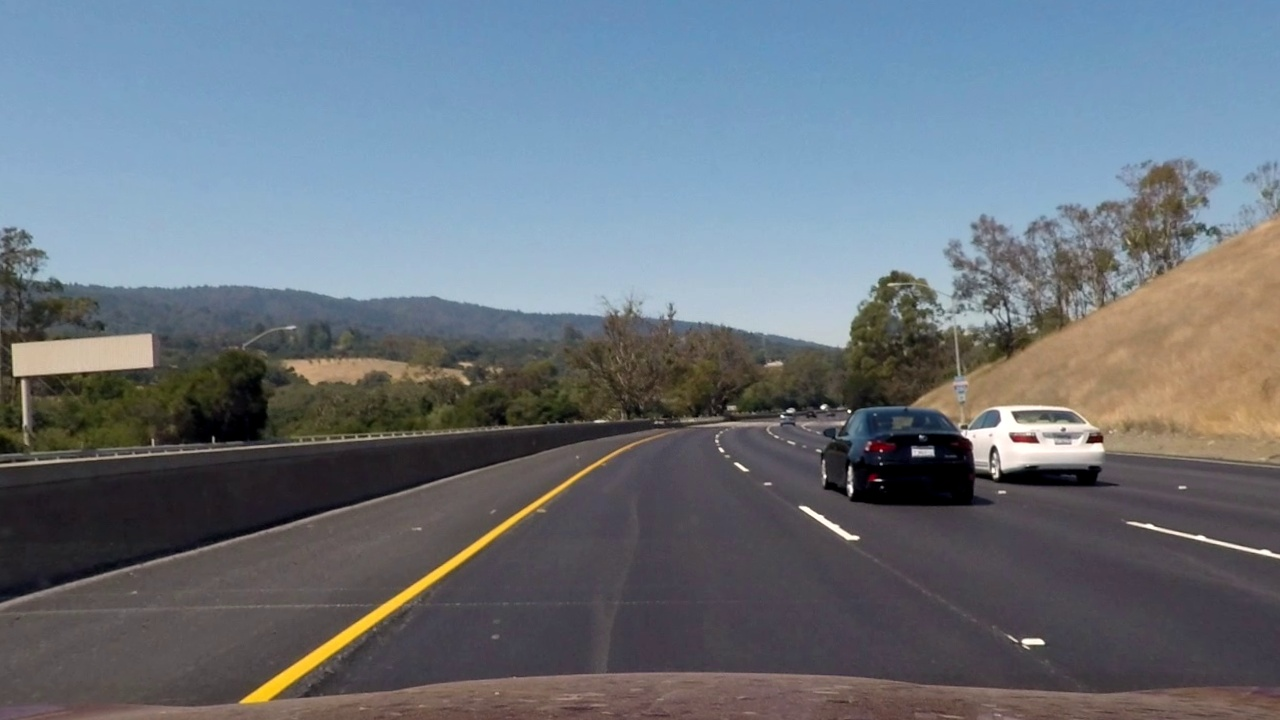
#> input picture OpenCV视觉项目/基于OpenCV的车道线检测/original_image/7.jpg, 1280 x 720 px
$ python flip.py
#> lines starting #> are read from the running program, lines starting #| are printed output that depends on the picture
'''
@FileName   :test.py
@Description:
@Date       :2021/09/19 09:04:15
@Author     :daito
@Website    :Https://github.com/zhd5120153951
@Copyright  :daito
@License    :None
@version    :1.0
@Email      :2462491568@qq.com
'''

import cv2
import numpy as np
from matplotlib import pyplot as plt


class ImageFlip(object):
    def __init__(self, img_path) -> None:
        self.img_path = img_path

    def read_img(self, gray_scale=False):
        img = cv2.imdecode(np.fromfile(self.img_path, np.uint8), -1)  #rgb格式
        img = cv2.cvtColor(img, cv2.COLOR_RGB2BGR)
        if gray_scale:
            img_rgb = cv2.cvtColor(img, cv2.COLOR_BGR2GRAY)
        else:
            img_rgb = cv2.cvtColor(img, cv2.COLOR_BGR2RGB)
        return img_rgb

    #自己实现镜像
    def mirror_lr(self, with_polt=True, gray_scale=False):
        img_rgb = self.read_img(gray_scale)
        img_mirror_lr = np.fliplr(img_rgb)
        if with_polt:
            self.plot_it(orig_matrix=img_rgb, trans_matrix=img_mirror_lr, head_text='mirror_lr')

    def mirror_ud(self, with_plot=True, gray_scale=False):
        img_rgb = self.read_img(gray_scale)
        img_mirror_ud = np.flipud(img_rgb)
        if with_plot:
            self.plot_it(orig_matrix=img_rgb, trans_matrix=img_mirror_ud, head_text='mirror_ud')

    def plot_it(self, orig_matrix, trans_matrix, head_text, gray_scale=False):
        fig = plt.figure(figsize=(10, 20))
        ax1 = fig.add_subplot(2, 2, 1)
        ax1.axis('off')
        ax1.title.set_text('original')

        ax2 = fig.add_subplot(2, 2, 2)
        ax2.axis('off')
        ax2.title.set_text(head_text)

        if not gray_scale:
            ax1.imshow(orig_matrix)
            ax2.imshow(trans_matrix)

        else:
            ax1.imshow(orig_matrix, cmap='gray')
            ax2.imshow(trans_matrix, cmap='gray')


imgFlip = ImageFlip(img_path='./OpenCV视觉项目/基于OpenCV的图像翻转和镜像/7.jpg')
imgFlip.mirror_lr()
#> in read_img, img is the input picture: shape (720, 1280, 3); mean B, G, R 124, 114.9, 106.5
imgFlip.mirror_lr(gray_scale=True)
#> call 2 of mirror_lr, with with_polt = True, gray_scale = True
#> call 2 of read_img, with gray_scale = True
#> in read_img (call 2), `img_rgb = cv2.cvtColor(img, cv2.COLOR_BGR2GRAY)`:
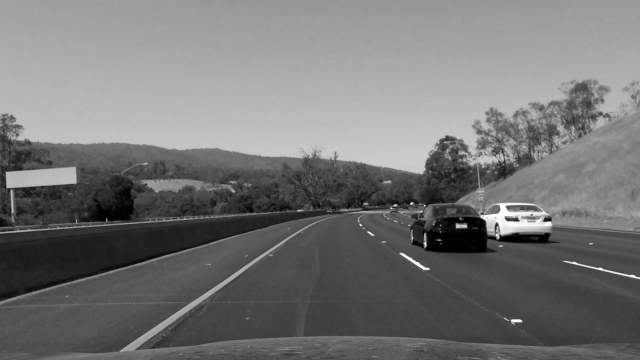
#> img_rgb: shape (720, 1280) (shown at 1/2 size); min 0, max 255, mean 116.7
#> in mirror_lr (call 2), `img_mirror_lr = np.fliplr(img_rgb)`:
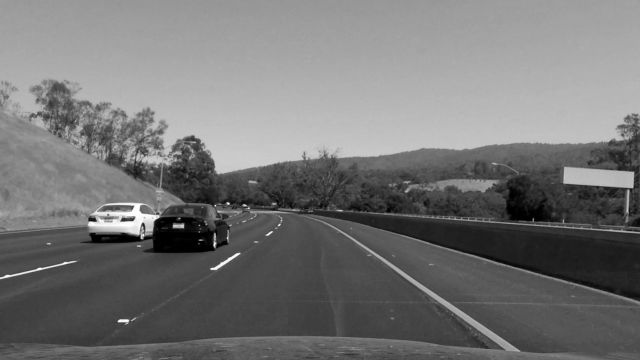
#> img_mirror_lr: shape (720, 1280) (shown at 1/2 size); min 0, max 255, mean 116.7
imgFlip.mirror_ud()
#> in mirror_ud, `img_mirror_ud = np.flipud(img_rgb)`:
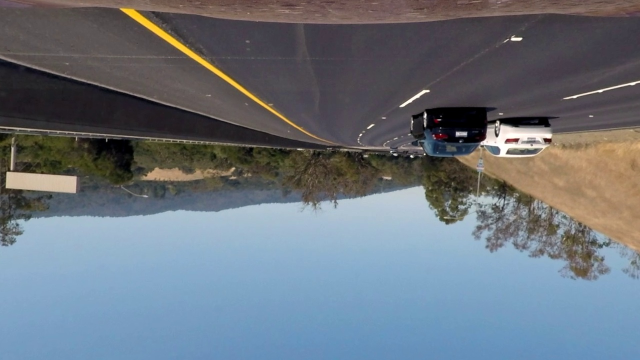
#> img_mirror_ud: shape (720, 1280, 3) (shown at 1/2 size); mean B, G, R 124, 114.9, 106.5
imgFlip.mirror_ud(gray_scale=True)
#> call 2 of mirror_ud, with with_plot = True, gray_scale = True
#> in mirror_ud (call 2), `img_mirror_ud = np.flipud(img_rgb)`:
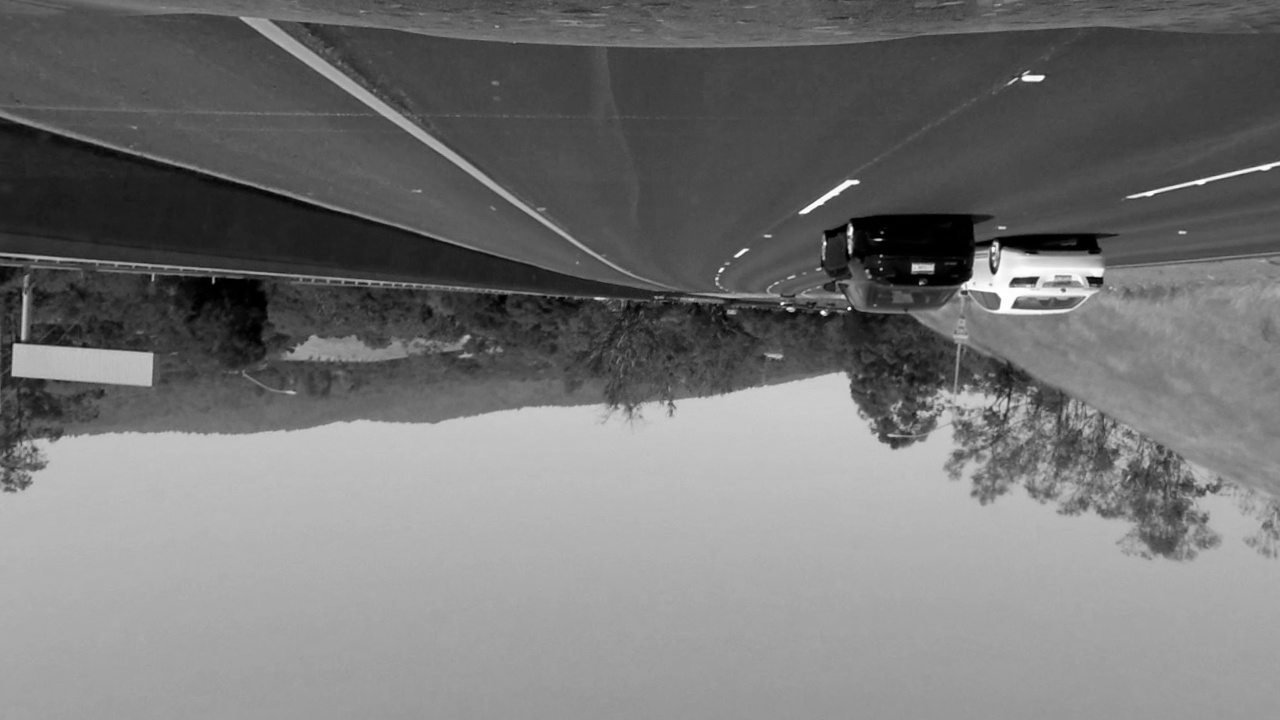
#> img_mirror_ud: shape (720, 1280); min 0, max 255, mean 116.7

# [13 lines of commented-out code are left out]

$ run again, with OpenCV视觉项目/基于OpenCV的车道线检测/original_image/101.jpg copied over OpenCV视觉项目/基于OpenCV的车道线检测/original_image/7.jpg
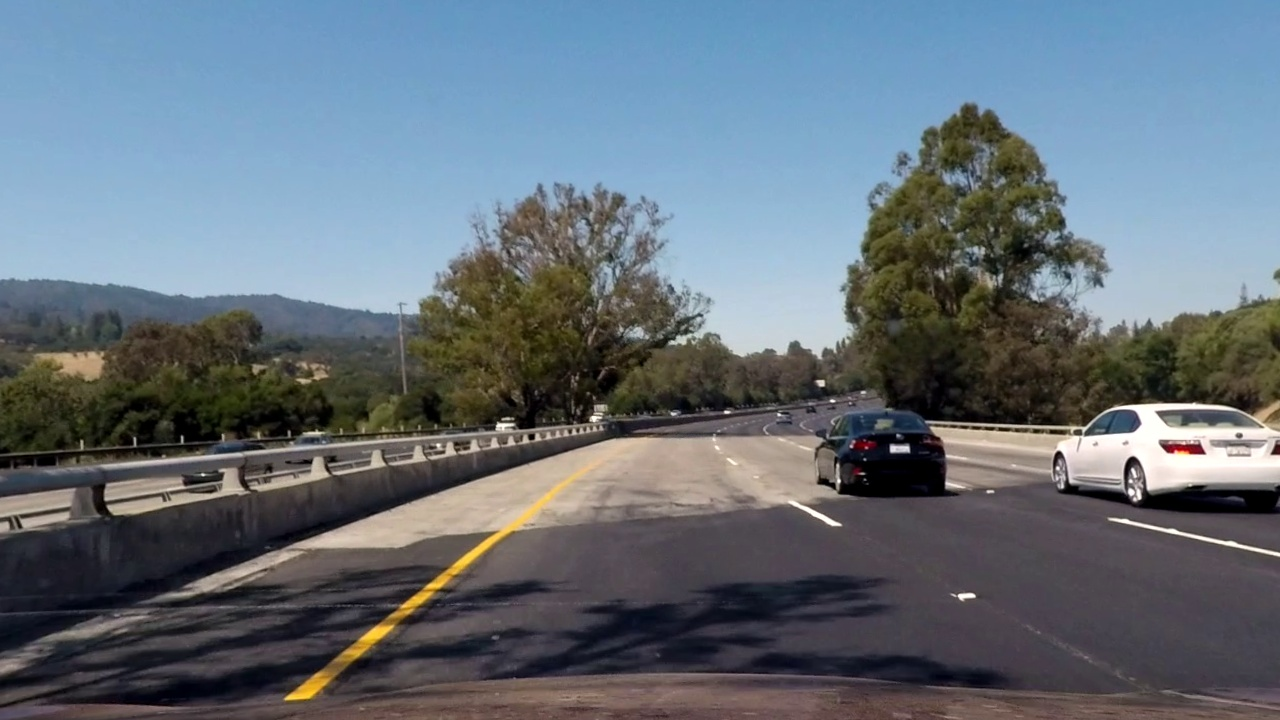
#> input picture OpenCV视觉项目/基于OpenCV的车道线检测/original_image/101.jpg, 1280 x 720 px
#> in read_img, img is the input picture: shape (720, 1280, 3); mean B, G, R 121.3, 111.8, 101
#> in mirror_lr (call 2), `img_mirror_lr = np.fliplr(img_rgb)`:
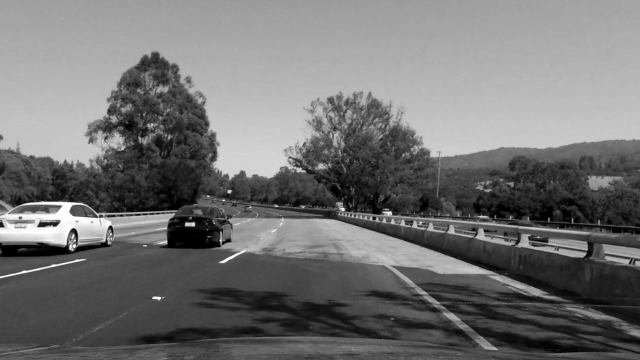
#> img_mirror_lr: shape (720, 1280) (shown at 1/2 size); min 0, max 255, mean 113.4
#> in mirror_ud (call 2), `img_mirror_ud = np.flipud(img_rgb)`:
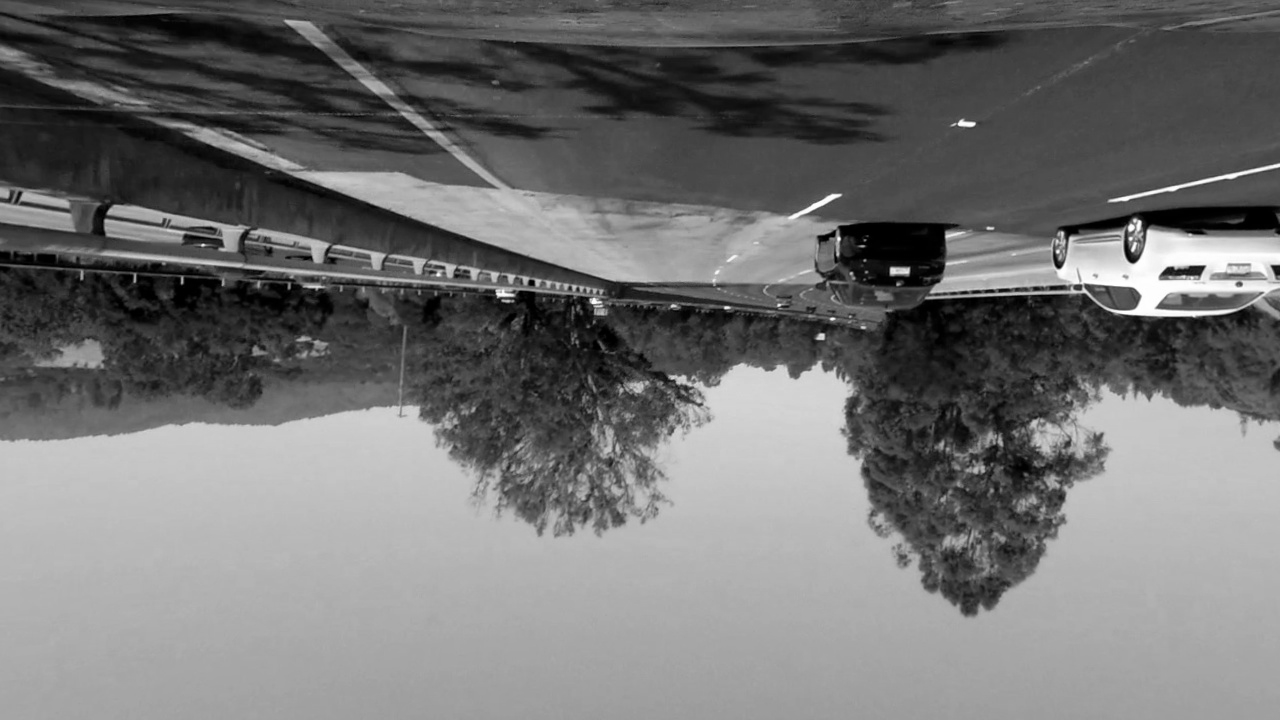
#> img_mirror_ud: shape (720, 1280); min 0, max 255, mean 113.4

$ run again, with OpenCV视觉项目/基于OpenCV的车道线检测/original_image/109.jpg copied over OpenCV视觉项目/基于OpenCV的车道线检测/original_image/7.jpg
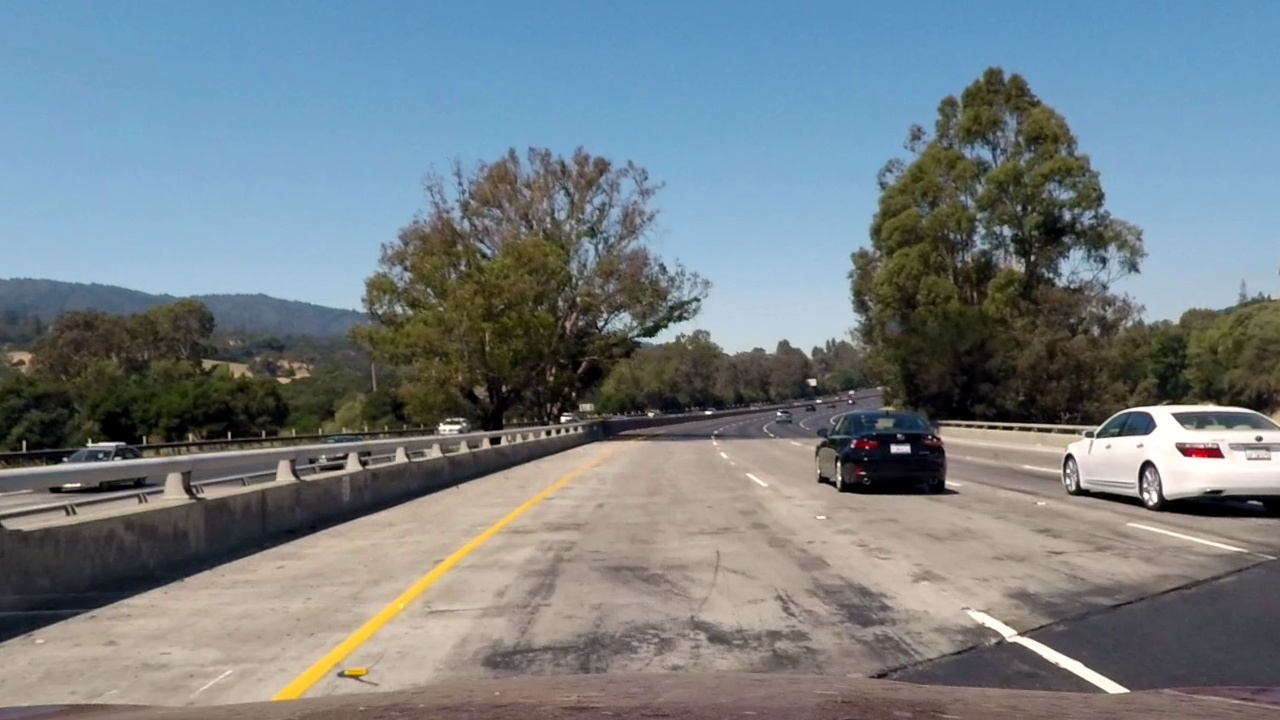
#> input picture OpenCV视觉项目/基于OpenCV的车道线检测/original_image/109.jpg, 1280 x 720 px
#> in read_img, img is the input picture: shape (720, 1280, 3); mean B, G, R 132.4, 127.2, 117
#> in mirror_lr (call 2), `img_mirror_lr = np.fliplr(img_rgb)`:
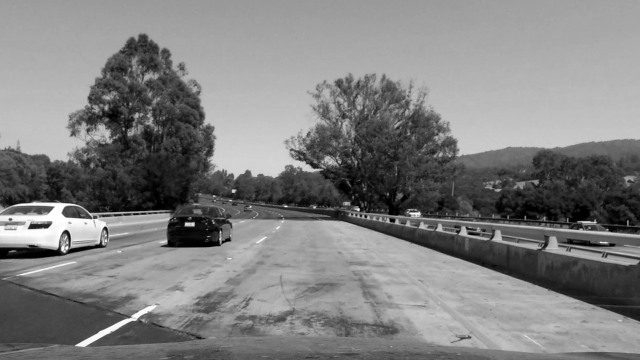
#> img_mirror_lr: shape (720, 1280) (shown at 1/2 size); min 0, max 255, mean 127.6
#> in mirror_ud (call 2), `img_mirror_ud = np.flipud(img_rgb)`:
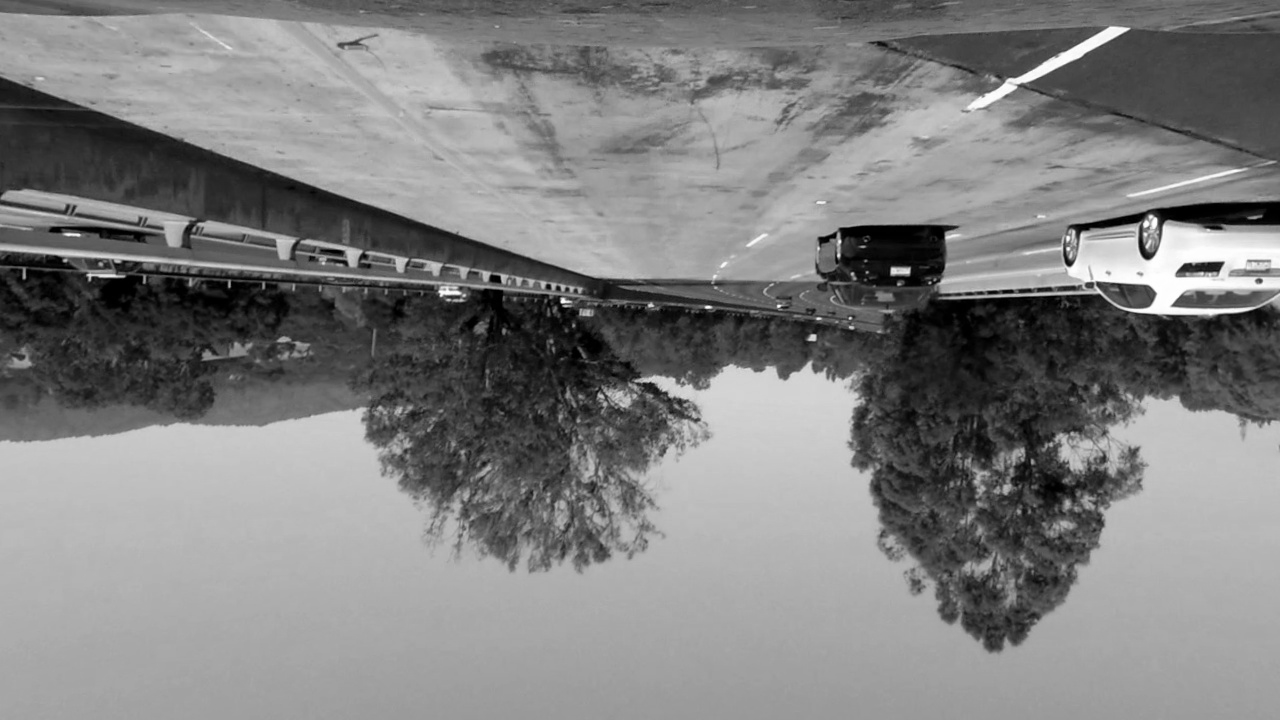
#> img_mirror_ud: shape (720, 1280); min 0, max 255, mean 127.6
